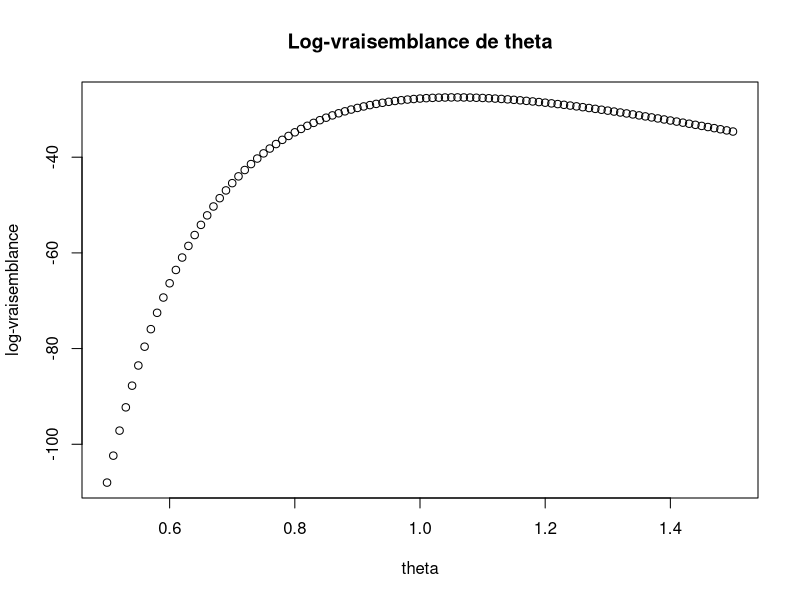
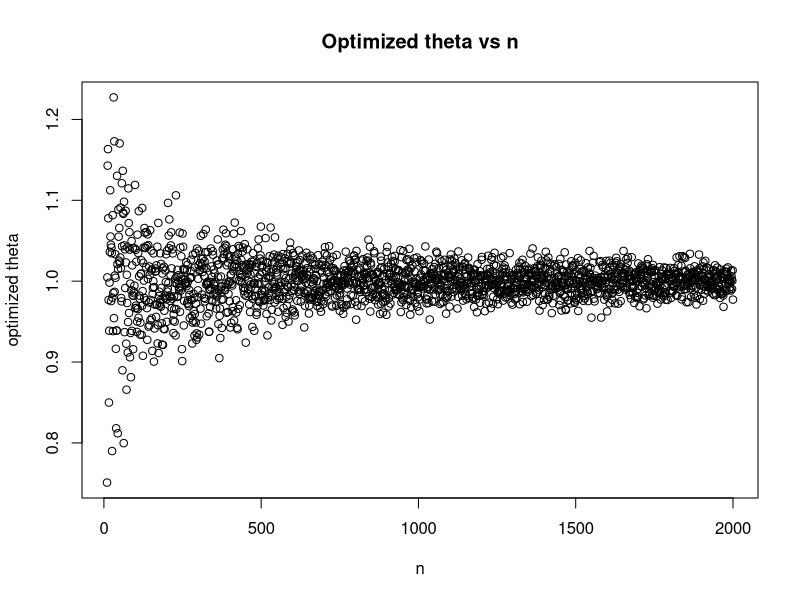

The R source for these figures, in order: (Note: this script raises an error after producing the figures.)
## ---- chunk 1
knitr::opts_chunk$set(echo = TRUE, results="hide", eval=FALSE)
## ---- chunk 2
n <- 50
theta <- 1
x <- rnorm(n, mean = theta, sd = theta^2)

S <- sum(x)
theta_MV <- (S + sqrt(S^2 - 4 * n^2)) / (2 * n)
theta_MV
## ---- chunk 3
L_norm <- function(x, theta) {
  if (theta <= 0) return(-Inf) # utile pour la question 5, sinon on obtient Nans
  n <- length(x)
  sum_2 <- sum((x - theta)^2)
  log_vraisemblance <- -n * log(theta) - (1 / (2 * theta^2)) * sum_2 # en supposant theta strictement positif
  return(log_vraisemblance)
}
## ---- chunk 4
thetavec = seq(0.5,1.5,by=0.01)
L = sapply(thetavec, L_norm, x=x)
L
plot(thetavec, L, xlab="theta", ylab="log-vraisemblance", main="Log-vraisemblance de theta")
## ---- chunk 5
mL_norm <- function(x,theta){ -L_norm(x,theta) } # j'ai inversé le sens des arguments pour correspondre à ma fonction L_norm
## optimization standard (minimization)
p0 = 1 # valueur initiale pour l'algorithme
res = optim(p0, mL_norm, x=x, method = "Brent", lower = 0.5, upper = 1.5)
res
## ---- chunk 6
for (i in 10:2000) {
    n <- i
    theta <- 1
    x <- rnorm(n, mean = theta, sd = theta^2)
    p0=1
    res[i] <- optim(p0, mL_norm, x=x, method = "Brent", lower = 0.5, upper = 1.5)$par
}
plot(seq(10, 2000, by = 1), res[10:2000], xlab="n", ylab="optimized theta", main="Optimized theta vs n")
## ---- chunk 7
theta <- 1
n <- 1000

# Fonction pour calculer l'EMV
emv <- function(x) {
  sum_x <- sum(x)
  sum_x2 <- sum(x^2)
  return((-sum_x + sqrt(sum_x^2 + 4*length(x)*sum_x2)) / (2*length(x)))
}

fisher_info <- 1.5 * n / theta^2

seq(10, 2000, by = 1)
for (i in 1:2000) {
  x <- rnorm(n, mean=theta, sd=theta)
  normalized_deviations[i] <- sqrt(fisher_info) * (emv(x) - theta)
}


par(mfrow=c(1,2), mar=c(4,4,2,1))

hist(normalized_deviations, freq=FALSE, main="Histogramme")
curve(dnorm(x), col="red", add=TRUE)

qqnorm(normalized_deviations)
qqline(normalized_deviations, col="red")
